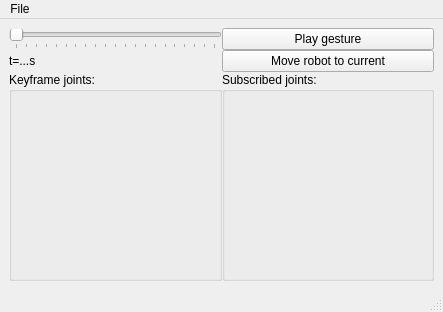
<?xml version="1.0" encoding="UTF-8"?>
<ui version="4.0">
 <class>GestureGui</class>
 <widget class="QMainWindow" name="GestureGui">
  <property name="geometry">
   <rect>
    <x>0</x>
    <y>0</y>
    <width>443</width>
    <height>312</height>
   </rect>
  </property>
  <property name="sizePolicy">
   <sizepolicy hsizetype="Expanding" vsizetype="Expanding">
    <horstretch>1</horstretch>
    <verstretch>1</verstretch>
   </sizepolicy>
  </property>
  <property name="windowTitle">
   <string>MainWindow</string>
  </property>
  <property name="windowIcon">
   <iconset>
    <normaloff>../../../../../usr/share/icons/gnome/32x32/apps/gnome-settings-accessibility-technologies.png</normaloff>../../../../../usr/share/icons/gnome/32x32/apps/gnome-settings-accessibility-technologies.png</iconset>
  </property>
  <widget class="QWidget" name="centralwidget">
   <property name="sizePolicy">
    <sizepolicy hsizetype="Expanding" vsizetype="Expanding">
     <horstretch>1</horstretch>
     <verstretch>1</verstretch>
    </sizepolicy>
   </property>
   <layout class="QGridLayout" name="central_layout">
    <property name="sizeConstraint">
     <enum>QLayout::SetNoConstraint</enum>
    </property>
    <property name="spacing">
     <number>0</number>
    </property>
    <item row="0" column="0">
     <widget class="QSlider" name="time_slider">
      <property name="sizePolicy">
       <sizepolicy hsizetype="Expanding" vsizetype="Fixed">
        <horstretch>0</horstretch>
        <verstretch>0</verstretch>
       </sizepolicy>
      </property>
      <property name="maximum">
       <number>200</number>
      </property>
      <property name="orientation">
       <enum>Qt::Horizontal</enum>
      </property>
      <property name="tickPosition">
       <enum>QSlider::TicksBelow</enum>
      </property>
      <property name="tickInterval">
       <number>10</number>
      </property>
     </widget>
    </item>
    <item row="1" column="0">
     <widget class="QLabel" name="time_slider_label">
      <property name="sizePolicy">
       <sizepolicy hsizetype="Expanding" vsizetype="Fixed">
        <horstretch>0</horstretch>
        <verstretch>0</verstretch>
       </sizepolicy>
      </property>
      <property name="text">
       <string>t=...s</string>
      </property>
     </widget>
    </item>
    <item row="2" column="0">
     <widget class="QGroupBox" name="key_jts">
      <property name="sizePolicy">
       <sizepolicy hsizetype="Expanding" vsizetype="Expanding">
        <horstretch>1</horstretch>
        <verstretch>1</verstretch>
       </sizepolicy>
      </property>
      <property name="title">
       <string>Keyframe joints:</string>
      </property>
      <layout class="QVBoxLayout" name="key_jts_layout">
       <property name="spacing">
        <number>0</number>
       </property>
       <property name="leftMargin">
        <number>0</number>
       </property>
       <property name="topMargin">
        <number>0</number>
       </property>
       <property name="rightMargin">
        <number>0</number>
       </property>
       <property name="bottomMargin">
        <number>0</number>
       </property>
      </layout>
     </widget>
    </item>
    <item row="2" column="1">
     <widget class="QGroupBox" name="sub_jts">
      <property name="sizePolicy">
       <sizepolicy hsizetype="Expanding" vsizetype="Expanding">
        <horstretch>1</horstretch>
        <verstretch>1</verstretch>
       </sizepolicy>
      </property>
      <property name="title">
       <string>Subscribed joints:</string>
      </property>
      <layout class="QVBoxLayout" name="sub_jts_layout">
       <property name="spacing">
        <number>0</number>
       </property>
       <property name="leftMargin">
        <number>0</number>
       </property>
       <property name="topMargin">
        <number>0</number>
       </property>
       <property name="rightMargin">
        <number>0</number>
       </property>
       <property name="bottomMargin">
        <number>0</number>
       </property>
      </layout>
     </widget>
    </item>
    <item row="0" column="1">
     <widget class="QPushButton" name="play_button">
      <property name="enabled">
       <bool>true</bool>
      </property>
      <property name="sizePolicy">
       <sizepolicy hsizetype="Expanding" vsizetype="Fixed">
        <horstretch>0</horstretch>
        <verstretch>0</verstretch>
       </sizepolicy>
      </property>
      <property name="text">
       <string>Play gesture</string>
      </property>
      <property name="icon">
       <iconset>
        <normaloff>../../../../../usr/share/icons/gnome/32x32/actions/gtk-media-play-ltr.png</normaloff>../../../../../usr/share/icons/gnome/32x32/actions/gtk-media-play-ltr.png</iconset>
      </property>
     </widget>
    </item>
    <item row="1" column="1">
     <widget class="QPushButton" name="move_to_current_button">
      <property name="text">
       <string>Move robot to current</string>
      </property>
      <property name="icon">
       <iconset>
        <normaloff>../../../../../usr/share/icons/gnome/32x32/actions/view-sort-ascending.png</normaloff>../../../../../usr/share/icons/gnome/32x32/actions/view-sort-ascending.png</iconset>
      </property>
     </widget>
    </item>
   </layout>
  </widget>
  <widget class="QMenuBar" name="menubar">
   <property name="geometry">
    <rect>
     <x>0</x>
     <y>0</y>
     <width>443</width>
     <height>25</height>
    </rect>
   </property>
   <widget class="QMenu" name="menuFile">
    <property name="title">
     <string>File</string>
    </property>
    <addaction name="actionOpen"/>
    <addaction name="actionSave"/>
    <addaction name="actionQuit"/>
   </widget>
   <addaction name="menuFile"/>
  </widget>
  <widget class="QStatusBar" name="statusbar">
   <property name="font">
    <font>
     <pointsize>7</pointsize>
     <italic>true</italic>
    </font>
   </property>
  </widget>
  <action name="actionOpen">
   <property name="icon">
    <iconset>
     <normaloff>../../../../../usr/share/icons/gnome/16x16/actions/gtk-open.png</normaloff>../../../../../usr/share/icons/gnome/16x16/actions/gtk-open.png</iconset>
   </property>
   <property name="text">
    <string>Open</string>
   </property>
   <property name="toolTip">
    <string>Open</string>
   </property>
   <property name="shortcut">
    <string>Ctrl+O</string>
   </property>
  </action>
  <action name="actionSave">
   <property name="icon">
    <iconset>
     <normaloff>../../../../../usr/share/icons/gnome/16x16/actions/gtk-save.png</normaloff>../../../../../usr/share/icons/gnome/16x16/actions/gtk-save.png</iconset>
   </property>
   <property name="text">
    <string>Save</string>
   </property>
   <property name="shortcut">
    <string>Ctrl+S</string>
   </property>
  </action>
  <action name="actionQuit">
   <property name="icon">
    <iconset>
     <normaloff>../../../../../usr/share/icons/gnome/16x16/actions/gtk-quit.png</normaloff>../../../../../usr/share/icons/gnome/16x16/actions/gtk-quit.png</iconset>
   </property>
   <property name="text">
    <string>Quit</string>
   </property>
   <property name="shortcut">
    <string>Ctrl+Q</string>
   </property>
  </action>
 </widget>
 <resources/>
 <connections/>
</ui>
